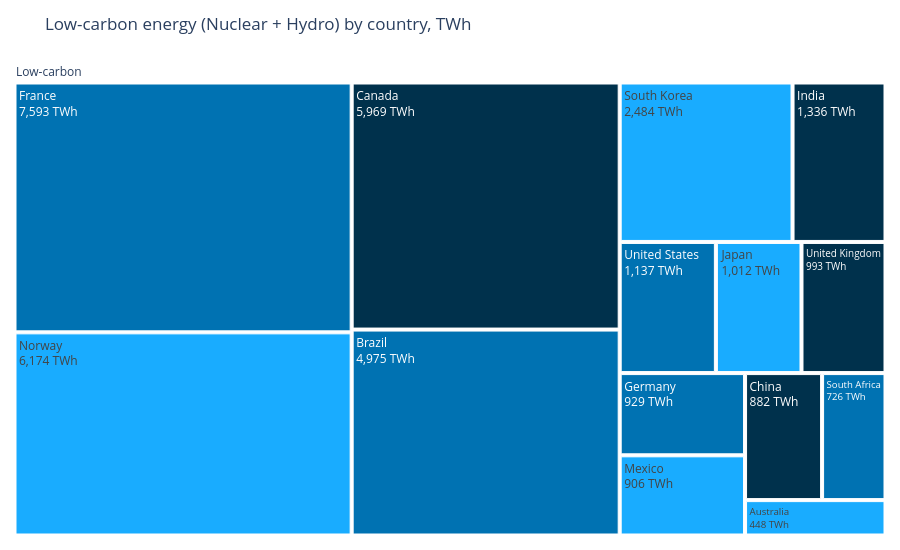

The notebook cell this image was saved under:
### Code cell
LOWC = '#0072B2'

fig_tm = px.treemap(df_low, path=['All', 'Country'], values='TWh',
                    color_discrete_sequence=[LOWC])
fig_tm.update_traces(texttemplate='%{label}<br>%{value:,.0f} TWh',
                     hovertemplate='%{label}<br>%{value:,.0f} TWh<extra></extra>')
fig_tm.update_layout(title='Low-carbon energy (Nuclear + Hydro) by country, TWh',
                     margin=dict(t=60, l=10, r=10, b=10), width=900, height=550)
fig_tm.show()

### Figure 1 — Plotly figure (JSON) as saved in the notebook; plotly's stock layout.template omitted (floating-point values rounded to 4 significant figures)
{"data": [{"branchvalues": "total", "domain": {"x": [0, 1], "y": [0, 1]}, "hovertemplate": "%{label}<br>%{value:,.0f} TWh<extra></extra>", "ids": ["Low-carbon/France", "Low-carbon/Norway", "Low-carbon/Canada", "Low-carbon/Brazil", "Low-carbon/South Korea", "Low-carbon/India", "Low-carbon/United States", "Low-carbon/Japan", "Low-carbon/United Kingdom", "Low-carbon/Germany", "Low-carbon/Mexico", "Low-carbon/China", "Low-carbon/South Africa", "Low-carbon/Australia", "Low-carbon"], "labels": ["France", "Norway", "Canada", "Brazil", "South Korea", "India", "United States", "Japan", "United Kingdom", "Germany", "Mexico", "China", "South Africa", "Australia", "Low-carbon"], "name": "", "parents": ["Low-carbon", "Low-carbon", "Low-carbon", "Low-carbon", "Low-carbon", "Low-carbon", "Low-carbon", "Low-carbon", "Low-carbon", "Low-carbon", "Low-carbon", "Low-carbon", "Low-carbon", "Low-carbon", ""], "texttemplate": "%{label}<br>%{value:,.0f} TWh", "type": "treemap", "values": [7593.0, 6174.0, 5969.0, 4975.0, 2484.0, 1336.0, 1137.0, 1012.0, 993.0, 929.0, 906.0, 882.0, 726.0, 448.0, 35560.0]}], "layout": {"height": 550, "legend": {"tracegroupgap": 0}, "margin": {"b": 10, "l": 10, "r": 10, "t": 60}, "title": {"text": "Low-carbon energy (Nuclear + Hydro) by country, TWh"}, "treemapcolorway": ["#0072B2"], "width": 900}}
